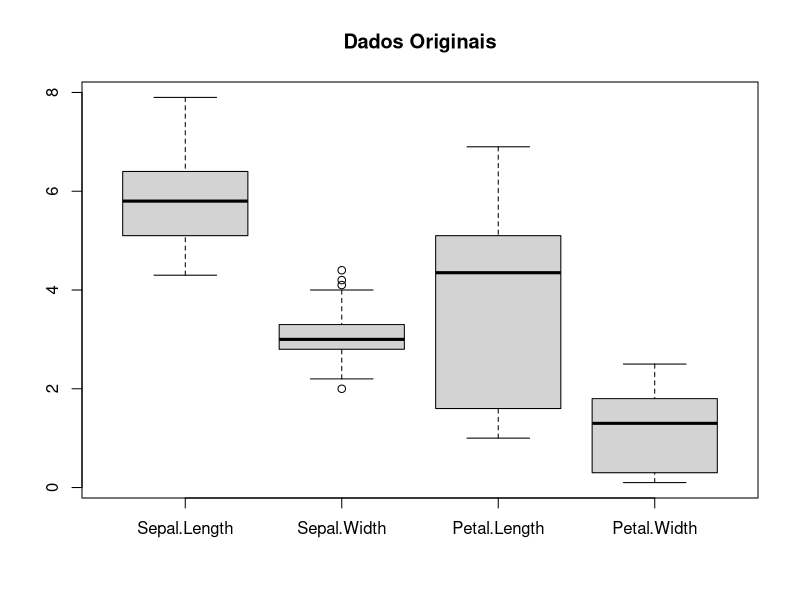
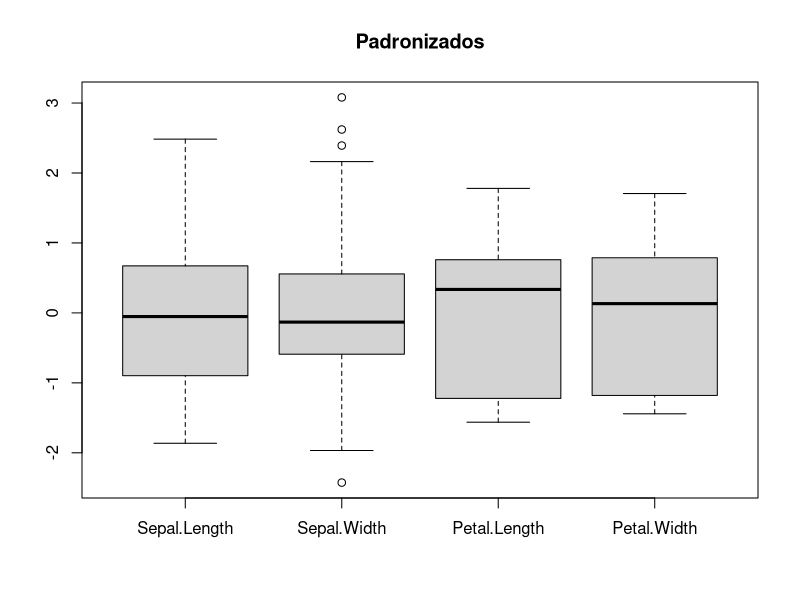
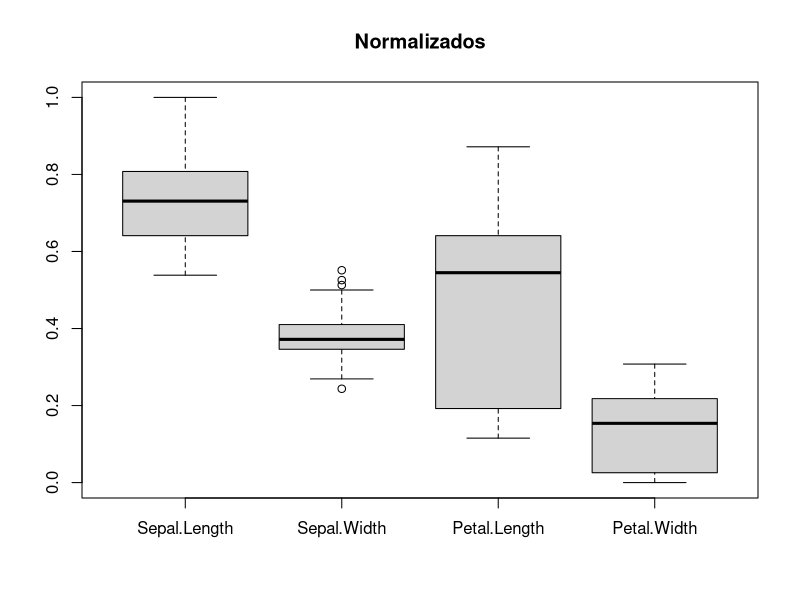

The R script that drew these images, in order:
## ---- chunk 1
iris
## ---- chunk 2
iris_padr = scale(iris[,1:4])
iris_padr
## ---- chunk 3
normaliza = function(x){
  return((x-min(x))/(max(x)-min(x)))
}
## ---- chunk 4
iris_norm = normaliza(iris[,1:4])
iris_norm
## ---- chunk 5
#Executar com ctrl + shift + enter
boxplot(iris[,1:4], main="Dados Originais")
boxplot(iris_padr, main="Padronizados")
boxplot(iris_norm, main="Normalizados")
